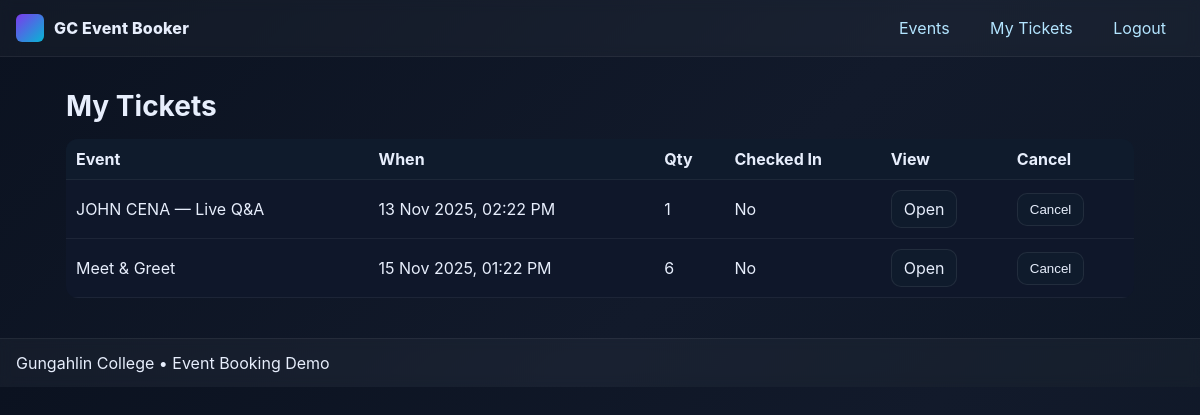
The app's page /my_tickets (signed in) with its own data.
### models.py (models this page shows, shortened)
class Ticket(db.Model):
    __tablename__ = "Ticket"
    id = db.Column(db.BigInteger, primary_key=True, autoincrement=True)
    userID = db.Column(db.BigInteger, db.ForeignKey("User.id", ondelete="CASCADE"), nullable=False)
    eventID = db.Column(db.BigInteger, db.ForeignKey("Event.id", ondelete="CASCADE"), nullable=False)
    purchaseDate = db.Column(db.DateTime, nullable=False, default=datetime.utcnow)
    qty = db.Column(db.Integer, nullable=False, default=1)
    checked_in = db.Column(db.Boolean, nullable=False, default=False)
    checkinCode = db.Column(db.Text, unique=True)  # may be NULL for older rows
    user = db.relationship("User", back_populates="tickets")
    event = db.relationship("Event", back_populates="tickets")

class Event(db.Model):
    __tablename__ = "Event"
    id = db.Column(db.BigInteger, primary_key=True, autoincrement=True)
    name = db.Column(db.Text, nullable=False)
    capacity = db.Column(db.Integer, nullable=False)
    description = db.Column(db.Text, nullable=False)
    datetime = db.Column(db.DateTime, nullable=False)
    venue = db.Column(db.Text, nullable=False)
    tickets = db.relationship("Ticket", back_populates="event", cascade="all, delete-orphan")

### app.py (the view)
    @app.route("/my_tickets")
    @login_required
    def my_tickets():
        u = current_user()
        rows = (
            db.session.query(Ticket, Event)
            .join(Event, Ticket.eventID == Event.id)
            .filter(Ticket.userID == u.id)
            .order_by(Event.datetime.asc())
            .all()
        )
        return render_template("my_tickets.html", rows=rows, user=u)

### templates/my_tickets.html
{% extends "base.html" %}
{% block content %}
<h1>My Tickets</h1>
{% if rows %}
<table class="table">
  <thead>
    <tr>
      <th>Event</th><th>When</th><th>Qty</th><th>Checked In</th><th>View</th><th>Cancel</th>
    </tr>
  </thead>
  <tbody>
  {% for t, e in rows %}
    <tr>
      <td>{{ e.name }}</td>
      <td>{{ e.datetime.strftime('%d %b %Y, %I:%M %p') }}</td>
      <td>{{ t.qty }}</td>
      <td>{{ 'Yes' if t.checked_in else 'No' }}</td>
      <td><a class="btn" href="{{ url_for('ticket_view', ticket_id=t.id) }}">Open</a></td>
      <td>
        <form method="post" action="{{ url_for('cancel_ticket', ticket_id=t.id) }}" onsubmit="return confirm('Cancel this booking?');">
          <button class="btn" type="submit">Cancel</button>
        </form>
      </td>
    </tr>
  {% endfor %}
  </tbody>
</table>
{% else %}
<p class="muted">No tickets yet.</p>
{% endif %}
{% endblock %}

### static/style.css (style rules this page uses)
:root { --bg:#0b1220; --panel:#0f172a; --muted:#8aa0bd; --text:#e7eefc; --brand:#7c3aed; --brand2:#06b6d4; --ok:#22c55e; --warn:#f59e0b; --danger:#ef4444; }
* { box-sizing:border-box }
html,body { margin:0;padding:0;background:linear-gradient(135deg,var(--bg),#121a2b 60%, #0e1726);color:var(--text);font-family:Inter,system-ui,-apple-system,Segoe UI,Roboto,Arial,sans-serif; }
a { color:#b3e5ff;text-decoration:none }
h1 { font-size:28px;margin:0 0 16px }
.btn { display:inline-block;padding:8px 12px;border-radius:10px;background:#0f1b2c;border:1px solid rgba(255,255,255,0.08);color:var(--text) }
.table { width:100%;border-collapse:collapse;background:var(--panel);border-radius:12px;overflow:hidden }
.table th,.table td { padding:10px;border-bottom:1px solid rgba(255,255,255,0.06);text-align:left }
.table thead th { background:#0f1b2c }

### records on screen
Ticket: name "JOHN CENA — Live Q&A", datetime "13 Nov 2025, 02:22 PM", qty "1", checked_in "No"
Ticket: name "Meet & Greet", datetime "15 Nov 2025, 01:22 PM", qty "6", checked_in "No"
